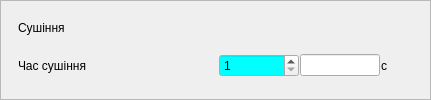
     <widget class="QFrame" name="f_7">
      <property name="frameShape">
       <enum>QFrame::StyledPanel</enum>
      </property>
      <property name="frameShadow">
       <enum>QFrame::Raised</enum>
      </property>
      <layout class="QGridLayout" name="gridLayout_6">
       <property name="margin">
        <number>2</number>
       </property>
       <property name="spacing">
        <number>1</number>
       </property>
       <item row="0" column="0">
        <widget class="QCheckBox" name="cb_nt">
         <property name="styleSheet">
          <string notr="true">QCheckBox{
min-width: 14px;
min-height: 14px;
max-width: 14px;
max-height: 14px;
}
QCheckBox:checked
{
	
	image: url(:/butons/pict/bool_green_true_48x48.png);
}

QCheckBox:unchecked
{
	
	image: url(:/butons/pict/bool_green_false_48x48.png);
	
}

QCheckBox:indicator
{
	background: rgba(0, 0, 0, 0);
	height: 14px;
	width: 14px;
}
</string>
         </property>
         <property name="text">
          <string>CheckBox</string>
         </property>
        </widget>
       </item>
       <item row="0" column="1" colspan="5">
        <widget class="QLabel" name="label_26">
         <property name="text">
          <string>Сушіння</string>
         </property>
        </widget>
       </item>
       <item row="1" column="1">
        <widget class="QLabel" name="label_27">
         <property name="sizePolicy">
          <sizepolicy hsizetype="Minimum" vsizetype="Preferred">
           <horstretch>0</horstretch>
           <verstretch>0</verstretch>
          </sizepolicy>
         </property>
         <property name="minimumSize">
          <size>
           <width>200</width>
           <height>0</height>
          </size>
         </property>
         <property name="text">
          <string>Час сушіння</string>
         </property>
        </widget>
       </item>
       <item row="1" column="3">
        <widget class="QLineEdit" name="T_nt">
         <property name="sizePolicy">
          <sizepolicy hsizetype="Minimum" vsizetype="Fixed">
           <horstretch>0</horstretch>
           <verstretch>0</verstretch>
          </sizepolicy>
         </property>
         <property name="minimumSize">
          <size>
           <width>80</width>
           <height>0</height>
          </size>
         </property>
         <property name="maximumSize">
          <size>
           <width>80</width>
           <height>16777215</height>
          </size>
         </property>
         <property name="baseSize">
          <size>
           <width>0</width>
           <height>0</height>
          </size>
         </property>
         <property name="toolTip">
          <string>Фактичний час сушіння цукру</string>
         </property>
         <property name="readOnly">
          <bool>true</bool>
         </property>
        </widget>
       </item>
       <item row="1" column="4">
        <widget class="QLabel" name="label_28">
         <property name="text">
          <string>c</string>
         </property>
        </widget>
       </item>
       <item row="1" column="5">
        <spacer name="horizontalSpacer_6">
         <property name="orientation">
          <enum>Qt::Horizontal</enum>
         </property>
         <property name="sizeHint" stdset="0">
          <size>
           <width>40</width>
           <height>20</height>
          </size>
         </property>
        </spacer>
       </item>
       <item row="1" column="2">
        <widget class="QSpinBox" name="Tnt_zd">
         <property name="minimumSize">
          <size>
           <width>80</width>
           <height>0</height>
          </size>
         </property>
         <property name="palette">
          <palette>
           <active>
            <colorrole role="Base">
             <brush brushstyle="SolidPattern">
              <color alpha="255">
               <red>0</red>
               <green>255</green>
               <blue>255</blue>
              </color>
             </brush>
            </colorrole>
           </active>
           <inactive>
            <colorrole role="Base">
             <brush brushstyle="SolidPattern">
              <color alpha="255">
               <red>0</red>
               <green>255</green>
               <blue>255</blue>
              </color>
             </brush>
            </colorrole>
           </inactive>
           <disabled>
            <colorrole role="Base">
             <brush brushstyle="SolidPattern">
              <color alpha="255">
               <red>244</red>
               <green>244</green>
               <blue>244</blue>
              </color>
             </brush>
            </colorrole>
           </disabled>
          </palette>
         </property>
         <property name="toolTip">
          <string>Заданий час сушіння</string>
         </property>
         <property name="minimum">
          <number>1</number>
         </property>
         <property name="maximum">
          <number>200</number>
         </property>
        </widget>
       </item>
      </layout>
     </widget>
